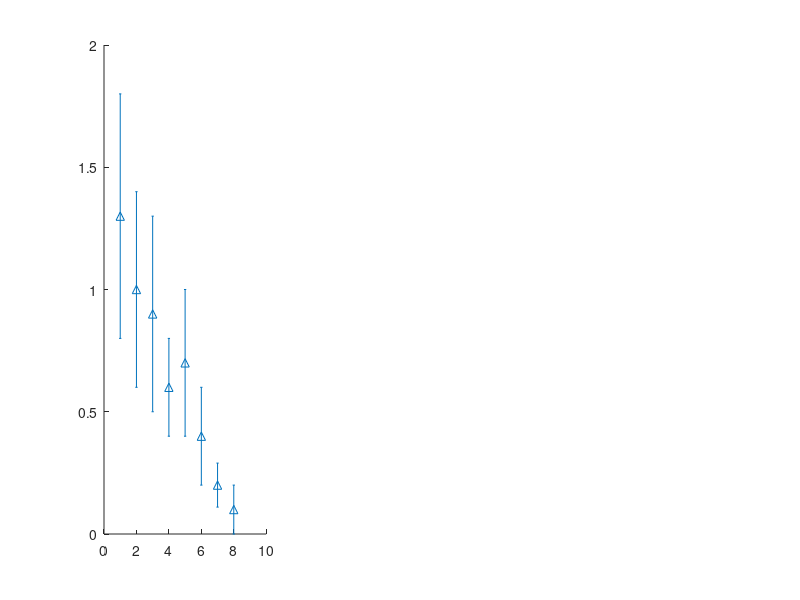

MATLAB code for this plot: (Note: this script raises an error after producing the figure.)
concs_index = [1, 2, 3, 4, 5, 6, 7, 8];
color_exp = [0, 0.4470, 0.7410]; %[1 0 0]; %[0.55 0.55 0.55];
exp_runlengths = [1.3, 1.0 ,0.9, 0.6, 0.7, 0.4, 0.2, 0.1];
exp_err_runlengths = [0.5, 0.4, 0.4, 0.2, 0.3, 0.2, 0.09, 0.1];
exp_lifetimes = [2.4, 1.6, 2.0, 1.6, 1.2, 0.7, 0.3, 0.4];
exp_err_lifetimes = [0.9, 0.6, 0.8, 0.3, 0.5, 0.3, 0.1, 0.2];
exp_velocities = [570, 600, 560, 600, 580, 600, 640, 570];
exp_err_velocities = [60, 20,60, 40, 40, 50, 80, 40];

fig1 = figure();
set(fig1, 'Position', [50, 50, 1000, 700])  % For 3 subplots

subplot(1, 3, 1) 
exp_data = errorbar(concs_index, exp_runlengths, exp_err_runlengths, '^', ...
    'MarkerSize', 16, 'LineWidth', 2, 'MarkerEdgeColor', color_exp);
exp_data.MarkerFaceColor = exp_data.MarkerEdgeColor;
exp_data.Color = exp_data.MarkerEdgeColor;
ylabel('Run Length (nm)', 'FontSize', 14);
set(gca, 'FontSize', 14);
xlim([0 length(concs_index)+1]);
xticks(1 : length(concs_index));
xticklabels({'0', '5', '10', '20', '40', '60', '80', '100'});
xtickangle(45);
ylim([0 2]); % 5000]); % for B-set of exp data
yticks([0 0.5 1 1.5 2]); % 2000 4000]); % for B set of exp data


subplot(1, 3, 2 ) %4, 2)
exp_data = errorbar(concs_index, exp_lifetimes, exp_err_lifetimes, '^', ... 
    'MarkerSize', 16, 'LineWidth', 2, 'MarkerEdgeColor', color_exp);
exp_data.MarkerFaceColor = exp_data.MarkerEdgeColor;
exp_data.Color = exp_data.MarkerEdgeColor;
xlabel('Mutant tubulin percentage', 'FontSize', 14);
ylabel('Lifetime (s)', 'FontSize', 14);
set(gca, 'FontSize', 14);
xlim([0 length(concs_index)+1]);
xticks(1 : length(concs_index));
xticklabels({'0', '5', '10', '20', '40', '60', '80', '100'});
xtickangle(45);
ylim([0 4]);
yticks([0 1 2 3 4]);

subplot(1, 3, 3) %4, 3)
exp_data = errorbar(concs_index, exp_velocities, exp_err_velocities, '^', ...
    'MarkerSize', 16, 'LineWidth', 2, 'MarkerEdgeColor', color_exp);
exp_data.MarkerFaceColor = exp_data.MarkerEdgeColor;
exp_data.Color = exp_data.MarkerEdgeColor;
ylabel('Velocity (nm/s)', 'FontSize', 14);
set(gca, 'FontSize', 14);
xlim([0 length(concs_index)+1]);
xticks(1 : length(concs_index));
xticklabels({'0', '5', '10', '20', '40', '60', '80', '100'});
xtickangle(45);
ylim([0 800]);
yticks([0 200 400 600 800]);

suptitle('Kinesin mobility with mutant sites (k_D = 4k^0_D) randomly inserted')